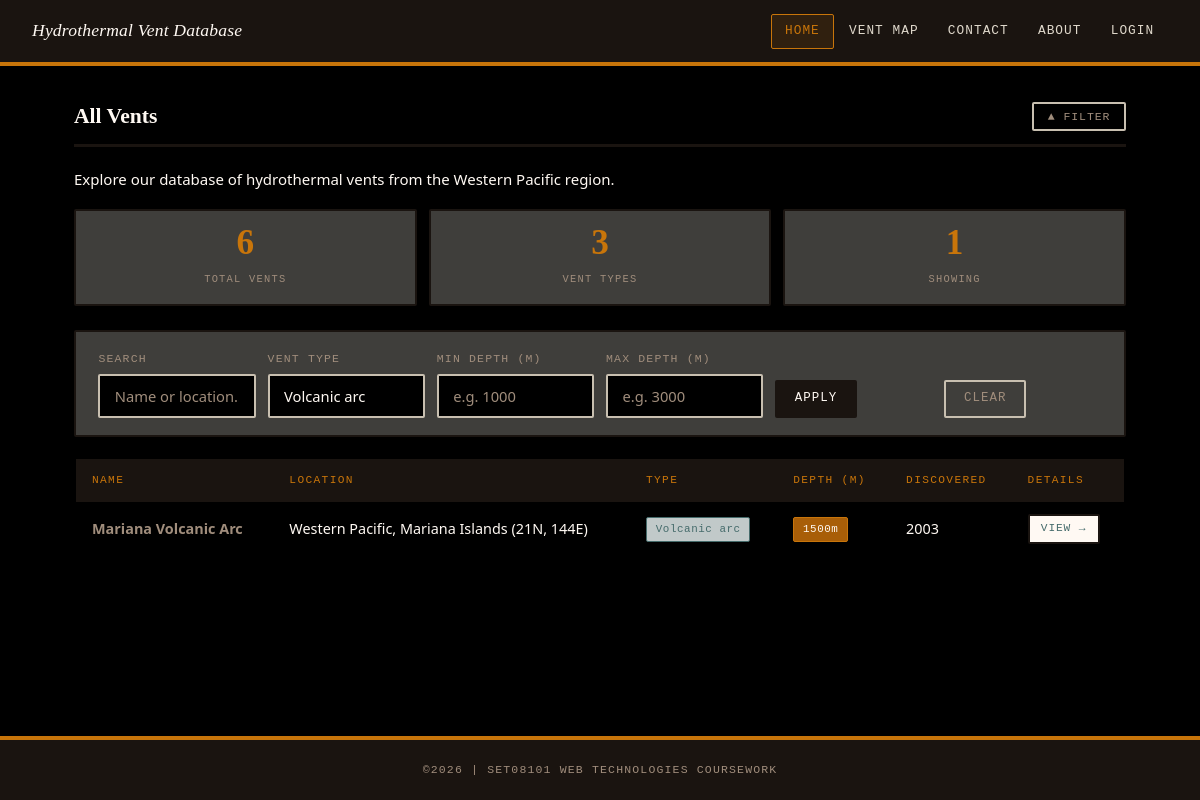
The page /index.php?type=Volcanic arc on the database its author committed.
### tables this page shows
CREATE TABLE vents (
    id INT AUTO_INCREMENT PRIMARY KEY,
    name VARCHAR(100) NOT NULL,
    location VARCHAR(200) NOT NULL,
    type VARCHAR(50) NOT NULL,
    depth_metres INT NOT NULL,
    discovery_year INT NOT NULL
);

### includes/config.php (called while the page is built, shortened)
<?php
function e($string) {
    return htmlspecialchars($string, ENT_QUOTES, 'UTF-8');
}

### index.php (the view, shortened to what this page needs)
<?php
$pdo = getDbConnection();
$search     = isset($_GET['search'])    ? trim($_GET['search'])    : '';
$typeFilter = isset($_GET['type'])      ? trim($_GET['type'])      : '';
$depthMin   = isset($_GET['depth_min']) && is_numeric($_GET['depth_min']) ? (int)$_GET['depth_min'] : '';
$depthMax   = isset($_GET['depth_max']) && is_numeric($_GET['depth_max']) ? (int)$_GET['depth_max'] : '';
$where  = [];
$params = [];
if ($typeFilter !== '') {
    $where[]  = 'type = ?';
    $params[] = $typeFilter;
}
$sql = 'SELECT id, name, location, type, depth_metres, discovery_year FROM vents';
if (!empty($where)) {
    $sql .= ' WHERE ' . implode(' AND ', $where);
}
$sql .= ' ORDER BY name';
$stmt = $pdo->prepare($sql);
$stmt->execute($params);
$vents = $stmt->fetchAll();
$types = $pdo->query('SELECT DISTINCT type FROM vents ORDER BY type')
             ->fetchAll(PDO::FETCH_COLUMN);
$totalVents = $pdo->query('SELECT COUNT(*) FROM vents')->fetchColumn();
$filterActive = ($search !== '' || $typeFilter !== '' || $depthMin !== '' || $depthMax !== '');
require_once 'includes/header.php';
?>
<div class="vent-list-header">
    <h2>All Vents</h2>
    <button class="search-filter" id="filterToggle">
        <?php echo $filterActive ? '▲ Filter' : '▼ Filter'; ?>
    </button>
</div>
<p>Explore our database of hydrothermal vents from the Western Pacific region.</p>
<div class="stats-row">
    <div class="stat-box">
        <span class="stat-number"><?php echo $totalVents; ?></span>
        <span class="stat-label">Total Vents</span>
    </div>
    <div class="stat-box">
        <span class="stat-number"><?php echo count($types); ?></span>
        <span class="stat-label">Vent Types</span>
    </div>
    <div class="stat-box">
        <span class="stat-number"><?php echo count($vents); ?></span>
        <span class="stat-label">Showing</span>
    </div>
</div>
<div class="search-panel <?php echo $filterActive ? 'open' : ''; ?>" id="searchPanel">
    <form method="GET" action="index.php" class="search-panel-inner">
        <div class="form-group">
            <label for="search">Search</label>
            <input type="text"
                   id="search"
                   name="search"
                   placeholder="Name or location…"
                   value="<?php echo e($search); ?>">
        </div>
        <div class="form-group">
            <label for="type">Vent Type</label>
            <select id="type" name="type">
                <?php foreach ($types as $type): ?>
                    <option value="<?php echo e($type); ?>"
                        <?php echo ($typeFilter === $type) ? 'selected' : ''; ?>>
                        <?php echo e($type); ?>
                    </option>
                <?php endforeach; ?>
            </select>
        </div>
        <div class="form-group">
            <label for="depth_min">Min Depth (m)</label>
            <input type="number"
                   id="depth_min"
                   name="depth_min"
                   placeholder="e.g. 1000"
                   value="<?php echo e($depthMin); ?>">
        </div>
        <div class="form-group">
            <label for="depth_max">Max Depth (m)</label>
            <input type="number"
                   id="depth_max"
                   name="depth_max"
                   placeholder="e.g. 3000"
                   value="<?php echo e($depthMax); ?>">
        </div>
        <div class="form-group">
            <label>&nbsp;</label>
            <button type="submit" class="btn btn-primary">Apply</button>
        </div>
        <?php if ($filterActive): ?>
        <div class="form-group">
            <label>&nbsp;</label>
            <a href="index.php" class="btn btn-muted">Clear</a>
        </div>
        <?php endif; ?>
    </form>
</div>
<?php if (empty($vents)): ?>
    <div class="alert-info">No vents found matching your search criteria.</div>
<?php else: ?>
    <table>
        <thead>
            <tr>
                <th>Name</th>
                <th>Location</th>
                <th>Type</th>
                <th>Depth (m)</th>
                <th>Discovered</th>
                <th>Details</th>
            </tr>
        </thead>
        <tbody>
            <?php foreach ($vents as $vent): ?>
                <tr>
                    <td><?php echo e($vent['name']); ?></td>
                    <td><?php echo e($vent['location']); ?></td>
                    <td><span class="badge badge-type"><?php echo e($vent['type']); ?></span></td>
                    <td><span class="badge badge-depth"><?php echo e($vent['depth_metres']); ?>m</span></td>
                    <td><?php echo e($vent['discovery_year']); ?></td>
                    <td>
                        <a href="vent.php?id=<?php echo e($vent['id']); ?>" class="btn btn-sm btn-primary">
                            View &rarr;
                        </a>
                    </td>
                </tr>
            <?php endforeach; ?>
        </tbody>
    </table>
<?php endif; ?>
<?php require_once 'includes/footer.php'; ?>

### rows shown on the page
vents: name "Mariana Volcanic Arc", location "Western Pacific, Mariana Islands (21N, 144E)", type "Volcanic arc", depth_metres "1500", discovery_year "2003"

### other values the page prints
$totalVents "6"
count($types) "3"
count($vents) "1"
form field type "Volcanic arc"
